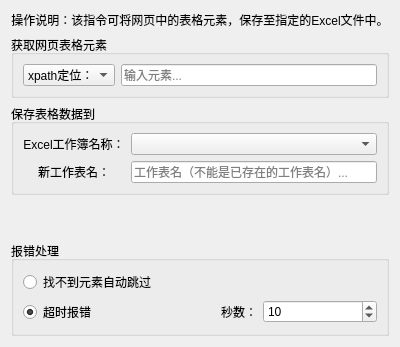
       <widget class="QWidget" name="tab_15">
        <attribute name="title">
         <string>保存表格</string>
        </attribute>
        <layout class="QVBoxLayout" name="verticalLayout_33">
         <item>
          <widget class="QLabel" name="label_69">
           <property name="text">
            <string>操作说明：该指令可将网页中的表格元素，保存至指定的Excel文件中。</string>
           </property>
           <property name="alignment">
            <set>Qt::AlignmentFlag::AlignCenter</set>
           </property>
           <property name="wordWrap">
            <bool>false</bool>
           </property>
          </widget>
         </item>
         <item>
          <widget class="QGroupBox" name="groupBox_8">
           <property name="title">
            <string>获取网页表格元素</string>
           </property>
           <layout class="QVBoxLayout" name="verticalLayout_31">
            <item>
             <layout class="QGridLayout" name="gridLayout_20">
              <item row="0" column="0">
               <widget class="QComboBox" name="comboBox_28">
                <item>
                 <property name="text">
                  <string>xpath定位：</string>
                 </property>
                </item>
                <item>
                 <property name="text">
                  <string>元素ID：</string>
                 </property>
                </item>
                <item>
                 <property name="text">
                  <string>元素名称：</string>
                 </property>
                </item>
               </widget>
              </item>
              <item row="0" column="1">
               <widget class="QLineEdit" name="lineEdit_12">
                <property name="placeholderText">
                 <string>输入元素...</string>
                </property>
               </widget>
              </item>
             </layout>
            </item>
           </layout>
          </widget>
         </item>
         <item>
          <widget class="QGroupBox" name="groupBox_9">
           <property name="title">
            <string>保存表格数据到</string>
           </property>
           <layout class="QVBoxLayout" name="verticalLayout_32">
            <item>
             <layout class="QGridLayout" name="gridLayout_21">
              <item row="0" column="0">
               <widget class="QLabel" name="label_71">
                <property name="text">
                 <string>Excel工作簿名称：</string>
                </property>
                <property name="alignment">
                 <set>Qt::AlignmentFlag::AlignCenter</set>
                </property>
               </widget>
              </item>
              <item row="1" column="0">
               <widget class="QLabel" name="label_72">
                <property name="text">
                 <string>新工作表名：</string>
                </property>
                <property name="alignment">
                 <set>Qt::AlignmentFlag::AlignCenter</set>
                </property>
               </widget>
              </item>
              <item row="0" column="1">
               <widget class="QComboBox" name="comboBox_29"/>
              </item>
              <item row="1" column="1">
               <widget class="QLineEdit" name="lineEdit_13">
                <property name="placeholderText">
                 <string>工作表名（不能是已存在的工作表名）...</string>
                </property>
               </widget>
              </item>
             </layout>
            </item>
           </layout>
          </widget>
         </item>
         <item>
          <spacer name="verticalSpacer_12">
           <property name="orientation">
            <enum>Qt::Orientation::Vertical</enum>
           </property>
           <property name="sizeHint" stdset="0">
            <size>
             <width>20</width>
             <height>40</height>
            </size>
           </property>
          </spacer>
         </item>
         <item>
          <widget class="QGroupBox" name="groupBox_25">
           <property name="title">
            <string>报错处理</string>
           </property>
           <layout class="QVBoxLayout" name="verticalLayout_35">
            <item>
             <layout class="QGridLayout" name="gridLayout_22">
              <item row="1" column="0">
               <widget class="QRadioButton" name="radioButton_12">
                <property name="text">
                 <string>超时报错</string>
                </property>
                <property name="checkable">
                 <bool>true</bool>
                </property>
                <property name="checked">
                 <bool>true</bool>
                </property>
                <property name="autoExclusive">
                 <bool>true</bool>
                </property>
               </widget>
              </item>
              <item row="1" column="2">
               <widget class="QSpinBox" name="spinBox_9">
                <property name="minimum">
                 <number>1</number>
                </property>
                <property name="maximum">
                 <number>9999</number>
                </property>
                <property name="value">
                 <number>10</number>
                </property>
               </widget>
              </item>
              <item row="0" column="0" colspan="3">
               <widget class="QRadioButton" name="radioButton_13">
                <property name="text">
                 <string>找不到元素自动跳过</string>
                </property>
               </widget>
              </item>
              <item row="1" column="1">
               <widget class="QLabel" name="label_73">
                <property name="text">
                 <string>秒数：</string>
                </property>
                <property name="alignment">
                 <set>Qt::AlignmentFlag::AlignRight|Qt::AlignmentFlag::AlignTrailing|Qt::AlignmentFlag::AlignVCenter</set>
                </property>
               </widget>
              </item>
             </layout>
            </item>
           </layout>
          </widget>
         </item>
        </layout>
       </widget>
